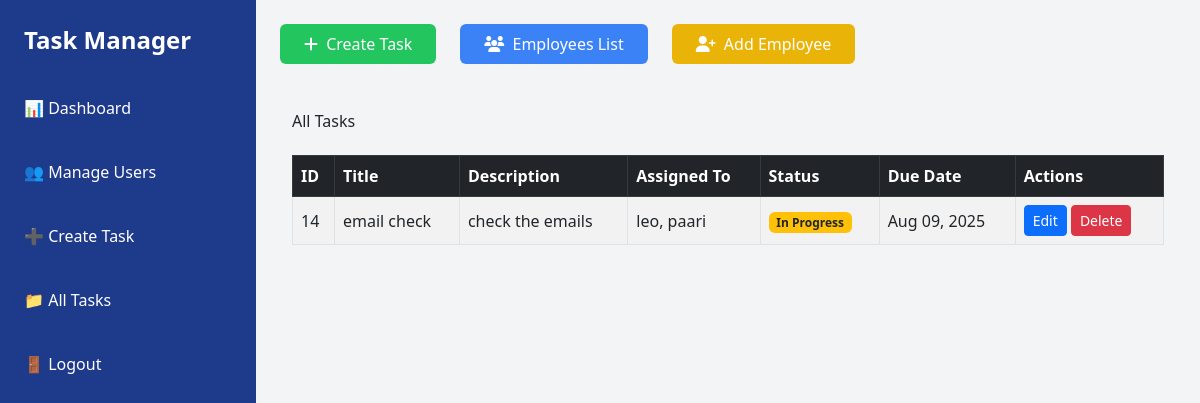
Page /tasks/ (signed in) on the earlier database version.
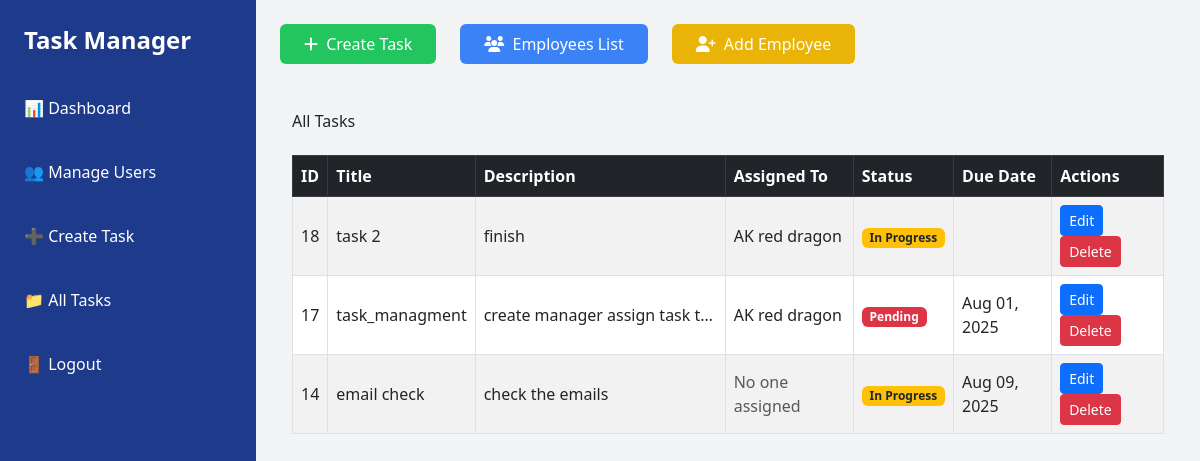
Same page on the later database version.
### dashboard/models.py (models this page shows, shortened)
class Task(models.Model):
    STATUS_PENDING = 'pending'
    STATUS_IN_PROGRESS = 'in_progress'
    STATUS_COMPLETED = 'completed'
    STATUS_CHOICES = [
        (STATUS_PENDING, 'Pending'),
        (STATUS_IN_PROGRESS, 'In Progress'),
        (STATUS_COMPLETED, 'Completed'),
    ]
    title = models.CharField(max_length=255)
    description = models.TextField()
    due_date = models.DateField(null=True, blank=True)
    status = models.CharField(max_length=20, choices=STATUS_CHOICES, default=STATUS_PENDING)
    assigned_by = models.ForeignKey(
        User,
        on_delete=models.SET_NULL,
        null=True,
        blank=True,
        related_name='assigned_tasks'
    )
    assigned_employees = models.ManyToManyField(Employee, blank=True, related_name='tasks')
    alert_all = models.BooleanField(default=False)
    created_at = models.DateTimeField(auto_now_add=True)

class Employee(models.Model):
    user = models.ForeignKey(User, on_delete=models.CASCADE, null=True, blank=True)
    name = models.CharField(max_length=100, null=True, blank=True)
    email = models.EmailField(max_length=255, null=True, blank=True)
    phone = models.CharField(max_length=15, null=True, blank=True)
    role = models.CharField(max_length=100, null=True, blank=True)
    profile_picture = models.ImageField(upload_to='profile_pics/', blank=True, null=True)
    manager = models.ForeignKey(
        User,
        on_delete=models.SET_NULL,
        null=True,
        blank=True,
        related_name='employees'
    )

### dashboard/views.py (the view)
# urls.py: path('tasks/', views.all_tasks, name='all_tasks'),
@login_required
def all_tasks(request):
    tasks = Task.objects.prefetch_related('assigned_employees').order_by('-created_at')
    return render(request, 'dashboard/all_tasks.html', {'tasks': tasks})

### dashboard/templates/dashboard/all_tasks.html (shortened to what this page needs)
{% extends 'base.html' %}
{% block content %}
<div class="container mt-5">
    <h2 class="mb-4"> All Tasks</h2>
    {% if tasks %}
    <div class="table-responsive">
        <table class="table table-bordered table-striped align-middle">
            <thead class="table-dark">
                <tr>
                    <th>ID</th>
                    <th>Title</th>
                    <th>Description</th>
                    <th>Assigned To</th>
                    <th>Status</th>
                    <th>Due Date</th>
                    <th>Actions</th>
                </tr>
            </thead>
            <tbody>
                {% for task in tasks %}
                <tr>
                    <td>{{ task.id }}</td>
                    <td>{{ task.title }}</td>
                    <td style="max-width:250px; white-space:nowrap; overflow:hidden; text-overflow:ellipsis;"
                        title="{{ task.description }}">
                        {{ task.description }}
                    </td>
                    <td>
                        {% for emp in task.assigned_employees.all %}
                            {{ emp.name }}{% if not forloop.last %}, {% endif %}
                        {% empty %}
                            <span class="text-muted">No one assigned</span>
                        {% endfor %}
                    </td>
                    <td>
                        {% if task.status == 'completed' %}
                            <span class="badge bg-success">Completed</span>
                        {% elif task.status == 'in_progress' %}
                            <span class="badge bg-warning text-dark">In Progress</span>
                        {% else %}
                            <span class="badge bg-danger">Pending</span>
                        {% endif %}
                    </td>
                    <td>{{ task.due_date|date:"M d, Y" }}</td>
                    <td>
                        <a href="{% url 'edit_task' task.id %}" class="btn btn-sm btn-primary">Edit</a>
                        <a href="{% url 'delete_task' task.id %}" class="btn btn-sm btn-danger"
                           onclick="return confirm('Are you sure you want to delete this task?');">Delete</a>
                    </td>
                </tr>
                {% endfor %}
            </tbody>
        </table>
    </div>
    {% else %}
        <div class="alert alert-info" role="alert">
            No tasks found.
        </div>
    {% endif %}
</div>
{% endblock %}

Differences in the rows shown:
removed Employee: name "leo", shown under Task "email check"
removed Employee: name "paari", shown under Task "email check"
added Task: id "18", title "task 2", description "finish", status "In Progress"
added Employee: name "AK red dragon"
added Task: id "17", title "task_managment", description "create manager assign task t…", status "Pending", due_date "Aug 01, 2025"
shown differently, row unchanged: Task "email check": now shows "No one assigned"
